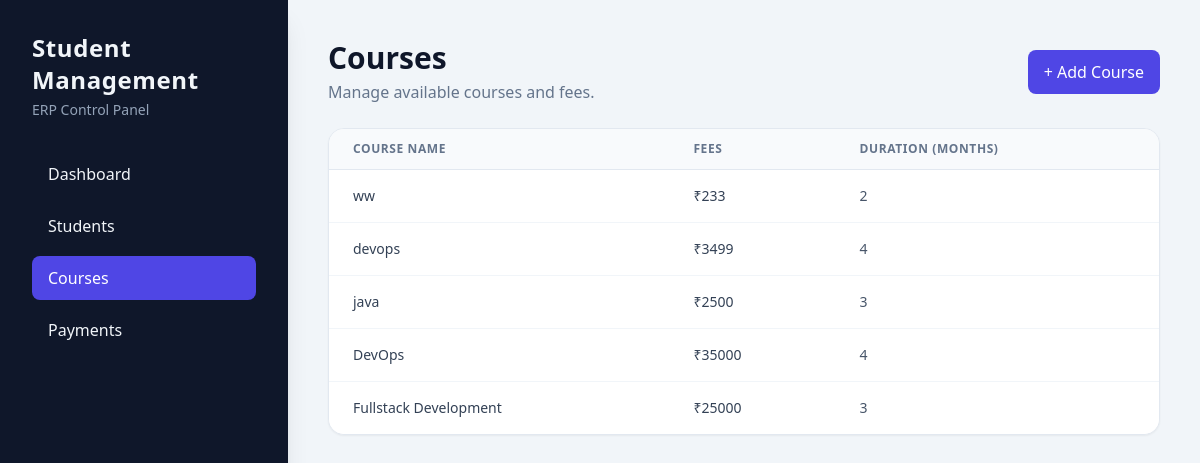
Page /courses/ on the committed database.
### courses/models.py (models this page shows, shortened)
class Course(models.Model):
    name = models.CharField(max_length=100)
    fees = models.IntegerField()
    duration = models.IntegerField()

### courses/views.py (the view)
# urls.py: path('',views.course_list,name='course_list'),
def course_list(request):
    return render(request,'courses/list.html',{
        'courses': Course.objects.all()
    })

### templates/courses/list.html (shortened to what this page needs)
<!DOCTYPE html>
<html lang="en">
<head>
  <script src="https://cdn.tailwindcss.com"></script>
</head>
<body class="bg-slate-100 text-slate-800 antialiased">
  <div class="min-h-screen lg:flex">
    <aside class="w-full lg:w-72 bg-slate-900 text-slate-100 p-6 lg:p-8 shadow-xl">
      <div class="mb-8">
        <h1 class="text-2xl font-bold tracking-wide">Student Management</h1>
        <p class="text-sm text-slate-400 mt-1">ERP Control Panel</p>
      </div>
      <nav>
        <ul class="space-y-2">
          <li><a href="/" class="block rounded-lg px-4 py-2.5 hover:bg-slate-800 transition-colors">Dashboard</a></li>
          <li><a href="/students/" class="block rounded-lg px-4 py-2.5 hover:bg-slate-800 transition-colors">Students</a></li>
          <li><a href="/courses/" class="block rounded-lg px-4 py-2.5 bg-indigo-600 text-white font-medium">Courses</a></li>
          <li><a href="/payments/" class="block rounded-lg px-4 py-2.5 hover:bg-slate-800 transition-colors">Payments</a></li>
        </ul>
      </nav>
    </aside>
    <main class="flex-1 p-5 sm:p-8 lg:p-10">
      <div class="flex flex-col sm:flex-row sm:items-center sm:justify-between gap-4 mb-6">
        <div>
          <h2 class="text-3xl font-bold text-slate-900">Courses</h2>
          <p class="text-slate-500 mt-1">Manage available courses and fees.</p>
        </div>
        <a href="/courses/add/" class="inline-flex items-center justify-center rounded-lg bg-indigo-600 px-4 py-2.5 text-white font-medium hover:bg-indigo-700 transition-colors">
          + Add Course
        </a>
      </div>
      <section class="bg-white rounded-2xl shadow-sm border border-slate-200 overflow-hidden">
        {% if courses %}
          <div class="overflow-x-auto">
            <table class="min-w-full divide-y divide-slate-200">
              <thead class="bg-slate-50">
                <tr>
                  <th class="px-6 py-3 text-left text-xs font-semibold text-slate-500 uppercase tracking-wider">Course Name</th>
                  <th class="px-6 py-3 text-left text-xs font-semibold text-slate-500 uppercase tracking-wider">Fees</th>
                  <th class="px-6 py-3 text-left text-xs font-semibold text-slate-500 uppercase tracking-wider">Duration (Months)</th>
                </tr>
              </thead>
              <tbody class="bg-white divide-y divide-slate-100">
                {% for course in courses %}
                  <tr class="hover:bg-slate-50 transition-colors">
                    <td class="px-6 py-4 text-sm font-medium text-slate-700">{{ course.name }}</td>
                    <td class="px-6 py-4 text-sm text-slate-700">₹{{ course.fees }}</td>
                    <td class="px-6 py-4 text-sm text-slate-600">{{ course.duration }}</td>
                  </tr>
                {% endfor %}
              </tbody>
            </table>
          </div>
        {% endif %}
      </section>
    </main>
  </div>
</body>
</html>

### rows in the picture
Course: name "ww", fees "233", duration "2"
Course: name "devops", fees "3499", duration "4"
Course: name "java", fees "2500", duration "3"
Course: name "DevOps", fees "35000", duration "4"
Course: name "Fullstack Development", fees "25000", duration "3"
